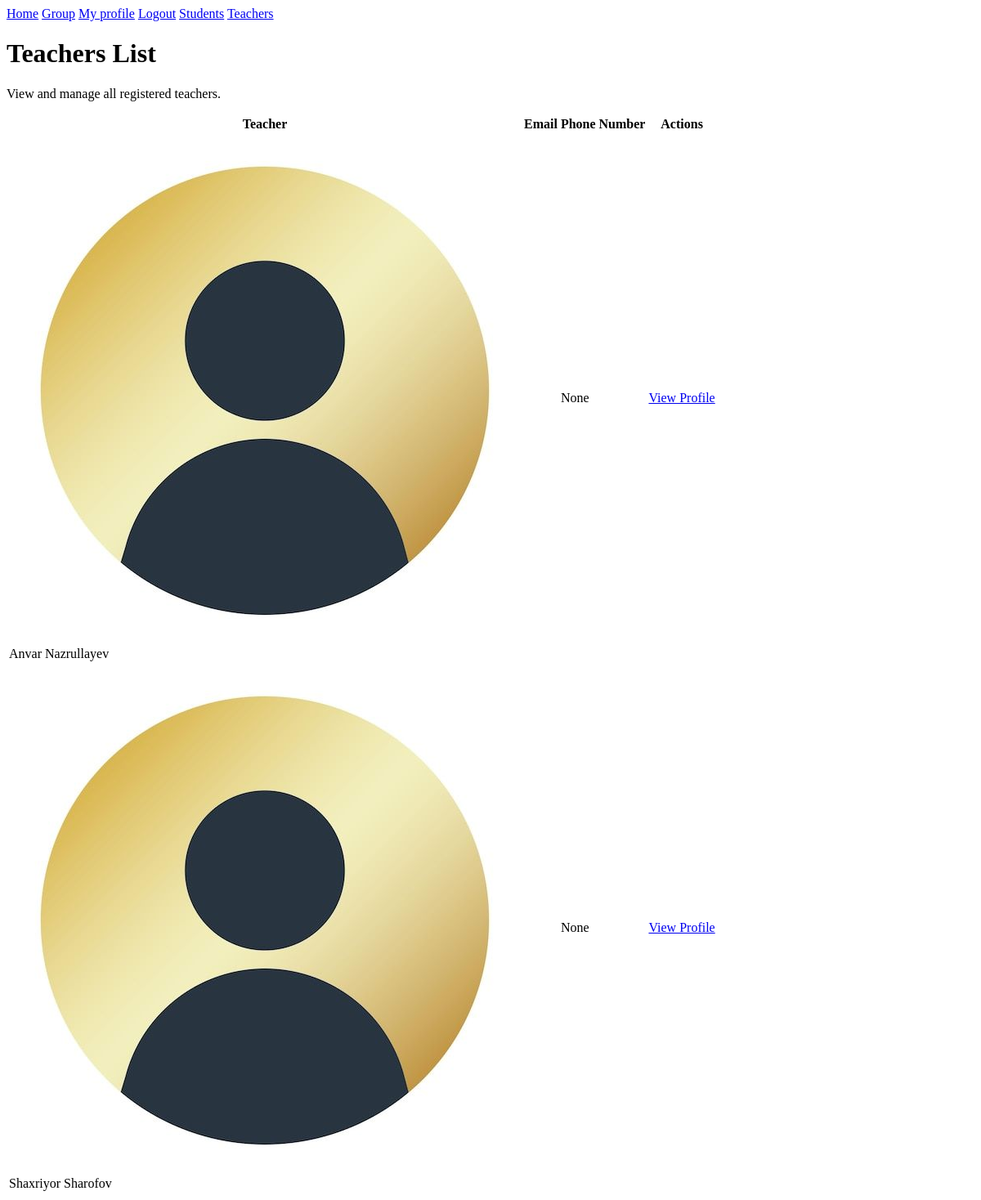
Before: /manager/techers (signed in) with the older database file.
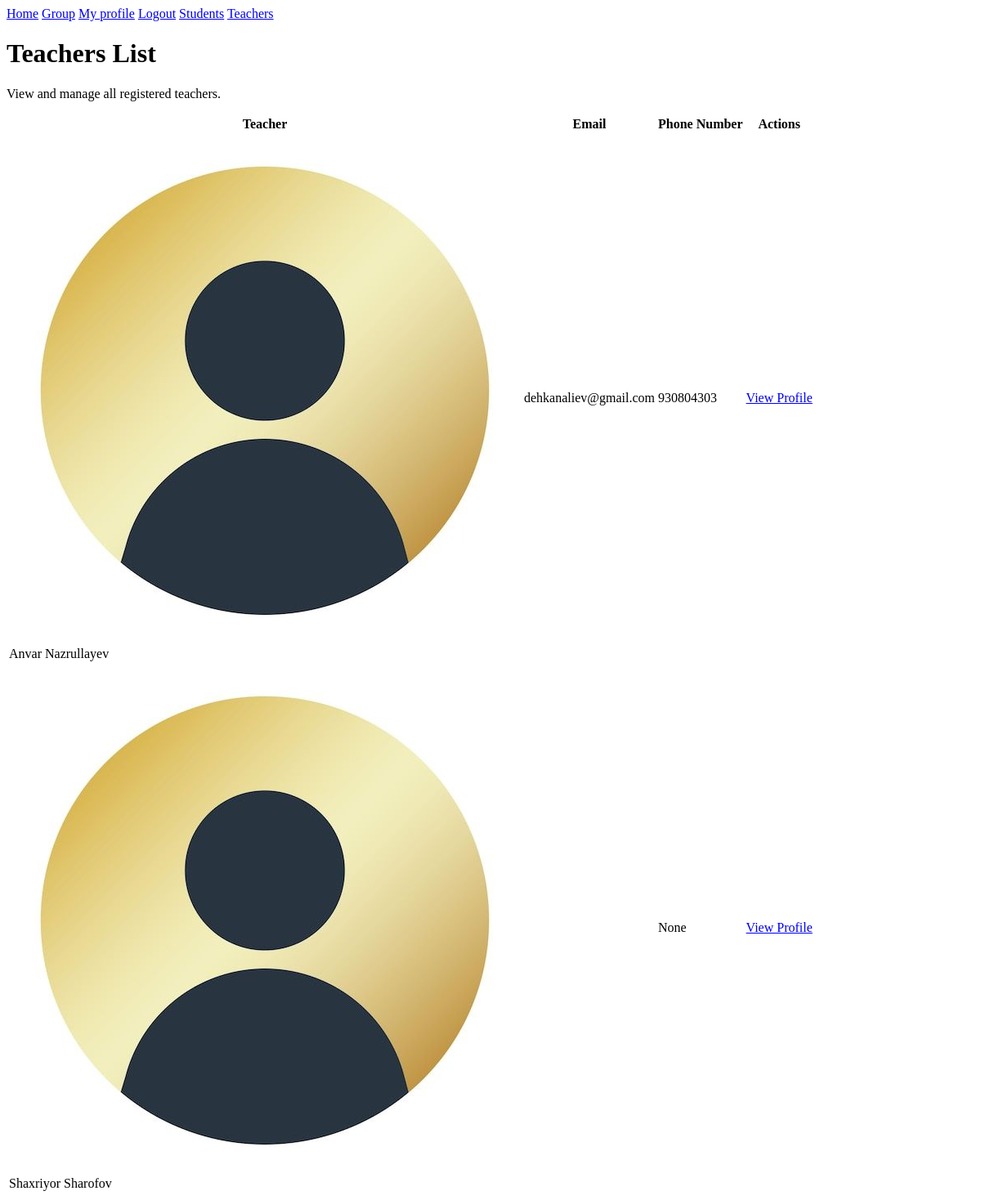
After: the same page with the newer database file.
### home/models.py (models this page shows)
class CustomUser(AbstractUser):
    ROLE_CHOICES = (
        ('MANAGER', 'Manager'),
        ('TEACHER', 'Teacher'),
        ('STUDENT', 'Student'),
    )
    role = models.CharField(max_length=10, choices=ROLE_CHOICES, default='STUDENT')
    phone_num = models.CharField(max_length=12, blank=True, null=True)
    profile_img = models.ImageField(upload_to='avtrs/', default='default_user.jpg', blank=True)

### manager/views.py (the view)
# urls.py: path('techers', teachers_list, name='mg-teachers-list'),
@login_required
def teachers_list(request):
    access_check = is_manager(request)
    if access_check:
        return access_check
    teachers = CustomUser.objects.filter(role='TEACHER')
    context = {
        'teachers': teachers
    }
    return render(request, 'manager/teachers.html', context)

### manager/views.py (called while the page is built)
def is_manager(request):
    if request.user.role != 'MANAGER':
        return redirect('no-access')
    return None

### templates/manager/teachers.html
{% extends 'mg-base.html' %}
{% block content %}
<div class="mb-8">
    <h1 class="text-2xl font-bold text-white mb-2">Teachers List</h1>
    <p class="text-slate-400">View and manage all registered teachers.</p>
</div>
<div class="bg-slate-800 border border-slate-700 rounded-xl overflow-hidden">
    <table class="w-full text-left text-sm text-slate-300">
        <thead class="bg-slate-900 text-slate-400 uppercase text-xs font-semibold">
            <tr>
                <th class="px-6 py-4">Teacher</th>
                <th class="px-6 py-4">Email</th>
                <th class="px-6 py-4">Phone Number</th>
                <th class="px-6 py-4 text-right">Actions</th>
            </tr>
        </thead>
        <tbody class="divide-y divide-slate-700">
            {% for teacher in teachers %}
            <tr class="hover:bg-slate-750 transition-colors">
                <td class="px-6 py-4 flex items-center gap-3">
                    <div class="w-7 h-7 shrink-0 rounded-full bg-gradient-to-br from-accent to-gold flex items-center justify-center text-[11px] font-display font-bold text-white overflow-hidden">
                        <img src="{{ teacher.profile_img.url }}" alt="{{ student.first_name }}" class="w-full h-full object-cover">
                    </div>
                    <span class="font-medium text-white">{{ teacher.first_name }} {{ teacher.last_name }}</span>
                </td>
                <td class="px-6 py-4">{{ teacher.email }}</td>
                <td class="px-6 py-4">{{ teacher.phone_num }}</td>
                <td class="px-6 py-4 text-right">
                    <a href="{% url 'mg-teacher-profile' teacher.username %}" class="text-blue-400 hover:text-blue-300">View Profile</a>
                </td>
            </tr>
            {% empty %}
            <tr>
                <td colspan="4" class="py-10 text-center text-slate-500">No teachers available at the moment.</td>
            </tr>
            {% endfor %}
        </tbody>
    </table>
</div>
{% endblock %}

Changed rows visible on the page:
changed CustomUser "Anvar": email (not shown) → "dehkanaliev@gmail.com"; phone_num "None" → "930804303"
